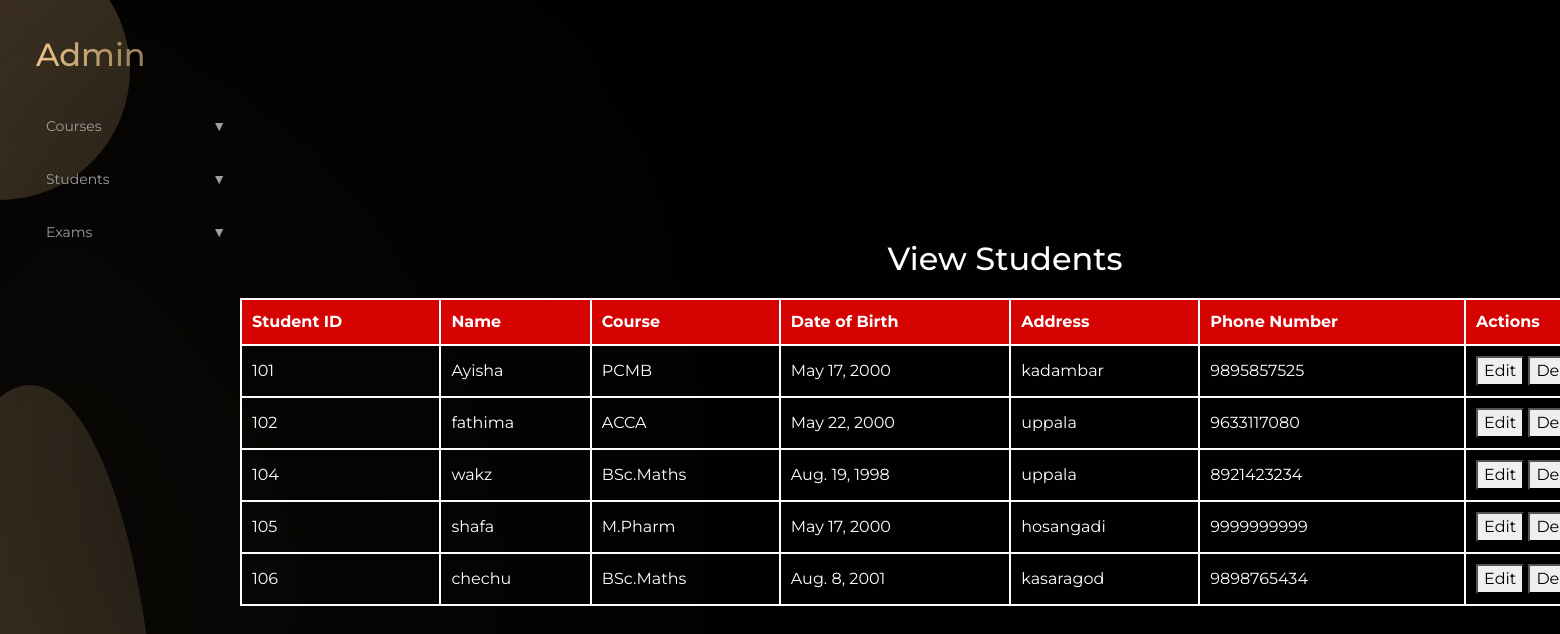
The page /view-students/ (signed in) on the database its author committed.
### myapp/models.py (models this page shows)
class Students(models.Model):
    student_id = models.CharField(max_length=100)
    student_name = models.CharField(max_length=255)
    dob = models.DateField()
    address = models.TextField()
    phone = models.CharField(max_length=10)
    course_name = models.CharField(max_length=100)

### myapp/views.py (the view)
# urls.py: path('view-students/', views.view_students, name='view_students'),
@login_required(login_url='adminlogin')
def view_students(request):
    students = Students.objects.all()  # Retrieve all students
    return render(request, 'admin/view_students.html', {'students': students})

### templates/admin/view_students.html (shortened to what this page needs)
<!DOCTYPE html>
<html>
    <head>
      <body>
        {% extends 'admin/dashboard.html' %}
        {% block mynav %}
        <div class="main-content">
            <h2>View Students</h2>
            <table border="1">
                <thead>
                    <tr>
                        <th>Student ID</th>
                        <th>Name</th>
                        <th>Course</th>
                        <th>Date of Birth</th>
                        <th>Address</th>
                        <th>Phone Number</th>
                        <th>Actions</th>
                    </tr>
                </thead>
                <tbody>
                    {% for student in students %}
                    <tr id="student-{{ student.student_id }}">
                        <td>{{ student.student_id }}</td>
                        <td>{{ student.student_name }}</td>
                        <td>{{ student.course_name }}</td>
                        <td>{{ student.dob }}</td>
                        <td>{{ student.address }}</td>
                        <td>{{ student.phone }}</td>
                        <td>
                            <button onclick="editRow('{{ student.student_id }}')">Edit</button>
                            <button onclick="deleteRow('{{ student.student_id }}')">Delete</button>
                        </td>
                    </tr>
                    {% endfor %}
                </tbody>
            </table>
        </div>
        {% endblock %}

### templates/admin/view_students.html (style rules this page uses)
.main-content { margin-left: 500px; padding: 20px; width: 100%; }
body { margin-right: -500px; padding: 0; }
.main-content h2 { margin-top: -600px; margin-left: -750px; text-align: center; }
table { width: 100%; border-collapse: collapse; margin-top: 20px; margin-left: -400px; }
th, td { padding: 10px; text-align: left; border: 2px solid #ffffff; }
th { background-color: #d60303; }

### templates/admin/dashboard.html (style rules this page uses)
* { font-family: "Montserrat", sans-serif; }
body { background: #010100; color: rgb(211, 200, 114); }
body::before, body::after { content: ''; position: fixed; width: 260px; background: #EEC48B; opacity: 0.3; border-radius: 50%; z-index: -2; }
body::before { height: 260px; top: -60px; left: 0; transform: translateX(-50%); }
body::after { height: 900px; bottom: 0px; left: -100px; transform: translateY(45%); }
.main-content { margin-left: 300px; padding: 20px; color: white; }

### rows shown on the page
Students: student_id "101", student_name "Ayisha", course_name "PCMB", dob "May 17, 2000", address "kadambar", phone "9895857525"
Students: student_id "102", student_name "fathima", course_name "ACCA", dob "May 22, 2000", address "uppala", phone "9633117080"
Students: student_id "104", student_name "wakz", course_name "BSc.Maths", dob "Aug. 19, 1998", address "uppala", phone "8921423234"
Students: student_id "105", student_name "shafa", course_name "M.Pharm", dob "May 17, 2000", address "hosangadi", phone "9999999999"
Students: student_id "106", student_name "chechu", course_name "BSc.Maths", dob "Aug. 8, 2001", address "kasaragod", phone "9898765434"
